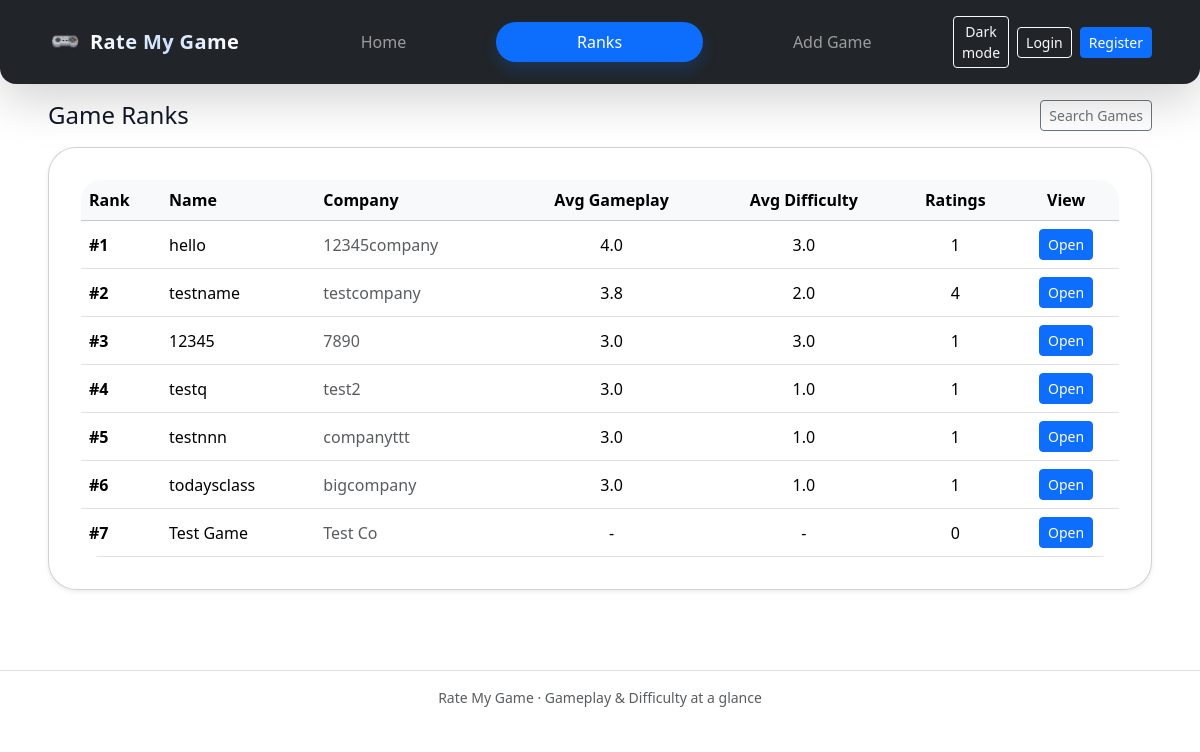
Before: /ranks with the older database file.
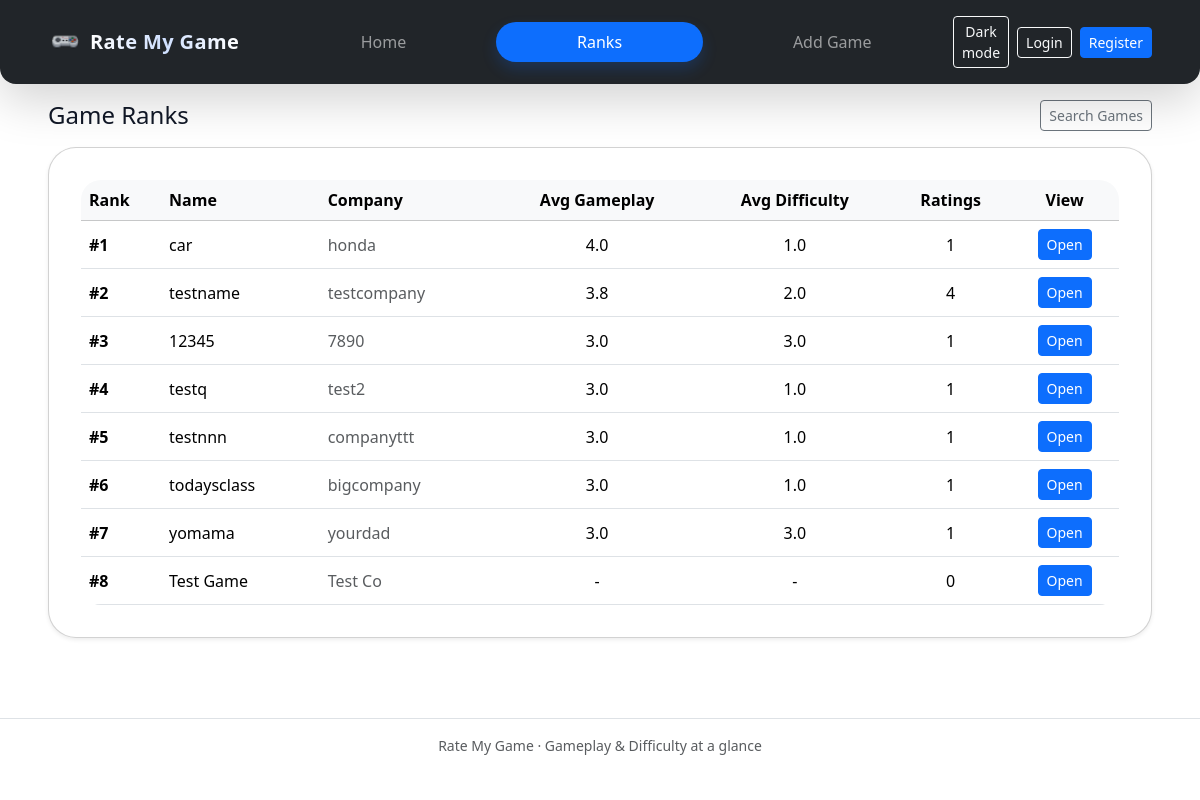
After: the same page with the newer database file.
### rate_my_game/models.py (models this page shows, shortened)
class Game(db.Model):
    __tablename__ = "games"
    id = db.Column(db.Integer, primary_key=True)
    name = db.Column(db.String(120), nullable=False)
    company = db.Column(db.String(120), nullable=False)
    ratings = db.relationship("Rating", backref="game", lazy=True, cascade="all, delete-orphan")
    tags = db.relationship("GameTag", backref="game", lazy=True, cascade="all, delete-orphan")
    def average_gameplay(self):
        if not self.ratings:
            return None
        return sum(r.gameplay for r in self.ratings) / len(self.ratings)
    def average_difficulty(self):
        if not self.ratings:
            return None
        return sum(r.difficulty for r in self.ratings) / len(self.ratings)

class Rating(db.Model):
    __tablename__ = "ratings"
    id = db.Column(db.Integer, primary_key=True)
    game_id = db.Column(db.Integer, db.ForeignKey("games.id"), nullable=False)
    gameplay = db.Column(db.Integer, nullable=False)      # 1–5
    difficulty = db.Column(db.Integer, nullable=False)    # 1–5
    created_at = db.Column(db.DateTime, default=datetime.utcnow)

### rate_my_game/routes.py (the view)
    @app.route("/ranks")
    def ranks():
        games = Game.query.all()
        games.sort(key=lambda g: (g.average_gameplay() or 0), reverse=True)
        return render_template("ranks.html", games=games)

### rate_my_game/templates/ranks.html
{% extends "base.html" %}
{% block content %}
<div class="d-flex align-items-center justify-content-between flex-wrap gap-2 mb-3">
  <h1 class="h4 m-0">Game Ranks</h1>
  <a class="btn btn-outline-secondary btn-sm" href="{{ url_for('index') }}">Search Games</a>
</div>
<div class="card shadow-sm">
  <div class="card-body">
    <div class="table-responsive">
      <table class="table table-hover align-middle mb-0">
        <thead class="table-light">
          <tr>
            <th style="width: 80px">Rank</th>
            <th>Name</th>
            <th>Company</th>
            <th class="text-center">Avg Gameplay</th>
            <th class="text-center">Avg Difficulty</th>
            <th class="text-center">Ratings</th>
            <th class="text-center">View</th>
          </tr>
        </thead>
        <tbody>
          {% for game in games %}
          <tr>
            <td class="fw-semibold">#{{ loop.index }}</td>
            <td>{{ game.name }}</td>
            <td class="text-muted">{{ game.company }}</td>
            <td class="text-center">
              {% if game.average_gameplay() %} {{ "%.1f"|format(game.average_gameplay()) }} {% else %} - {% endif %}
            </td>
            <td class="text-center">
              {% if game.average_difficulty() %} {{ "%.1f"|format(game.average_difficulty()) }} {% else %} - {% endif %}
            </td>
            <td class="text-center">{{ game.ratings|length }}</td>
            <td class="text-center">
              <a class="btn btn-sm btn-primary" href="{{ url_for('game_detail', game_id=game.id) }}">Open</a>
            </td>
          </tr>
          {% else %}
          <tr>
            <td colspan="7" class="text-center text-muted py-4">No games yet. Add one to start ranking.</td>
          </tr>
          {% endfor %}
        </tbody>
      </table>
    </div>
  </div>
</div>
{% endblock %}

### rate_my_game/templates/base.html (shortened to what this page needs)
<!doctype html>
<html lang="en">
  <head>
    <link
      href="https://cdn.jsdelivr.net/npm/bootstrap@5.3.3/dist/css/bootstrap.min.css"
      rel="stylesheet"
    />
    <link
      rel="stylesheet"
      href="{{ url_for('static', filename='css/style.css') }}"
    />
  </head>
  <body>
    <nav class="navbar navbar-expand-lg navbar-dark bg-dark py-3 shadow-lg">
      <div class="container-fluid px-4 px-xl-5">
        <a
          class="navbar-brand d-flex align-items-center gap-2"
          href="{{ url_for('index') }}"
        >
          <img
            src="{{ url_for('static', filename='images/controller.png') }}"
            alt="Logo"
            width="34"
            height="34"
          />
          <span class="brand-title mb-0">Rate My Game</span>
        </a>
        <div class="collapse navbar-collapse" id="mainNavbar">
          <ul
            class="navbar-nav nav-pills nav-fill mb-2 mb-lg-0 ms-lg-4 gap-2 w-100"
          >
            <li class="nav-item">
              <a
                class="nav-link {% if request.endpoint == 'index' %}active{% endif %}"
                href="{{ url_for('index') }}"
                >Home</a
              >
            </li>
            <li class="nav-item">
              <a
                class="nav-link {% if request.endpoint == 'ranks' %}active{% endif %}"
                href="{{ url_for('ranks') }}"
                >Ranks</a
              >
            </li>
            <li class="nav-item">
              <a
                class="nav-link {% if request.endpoint == 'add_game' %}active{% endif %}"
                href="{{ url_for('add_game') }}"
                >Add Game</a
              >
            </li>
          </ul>
          <div class="d-flex align-items-center gap-2 ms-lg-auto">
            <button
              class="btn btn-outline-light btn-sm"
              id="theme-toggle"
              type="button"
            >
            </button>
            {% if session.get("user_id") %}
            <form method="post" action="{{ url_for('logout') }}" class="m-0">
              <button type="submit" class="btn btn-outline-light btn-sm">
                Logout
              </button>
            </form>
            {% else %}
            <a
              class="btn btn-outline-light btn-sm"
              href="{{ url_for('login') }}"
              >Login</a
            >
            <a class="btn btn-primary btn-sm" href="{{ url_for('register') }}"
              >Register</a
            >
            {% endif %}
          </div>
        </div>
      </div>
    </nav>
    <main class="container-fluid px-4 px-xl-5 mb-5">
      {% block content %}{% endblock %}
    </main>
    <footer class="text-center text-muted small py-3 border-top bg-body">
      <span>Rate My Game · Gameplay & Difficulty at a glance</span>
    </footer>
  </body>
</html>

### rate_my_game/static/css/style.css (style rules this page uses)
html { scroll-behavior: smooth; }
body { margin: 0; min-height: 100vh; font-family: system-ui, -apple-system, BlinkMacSystemFont, "Segoe UI", sans-serif; background: #ffffff; color: #111827; }
.brand-title { letter-spacing: 0.4px; background: linear-gradient(90deg, #ffffff, #cfe0ff, #ffffff); -webkit-background-clip: text; background-clip: text; color: transparent; font-weight: 700; }
.navbar { border-radius: 0 0 1rem 1rem; }
.nav-pills .nav-link { border-radius: 999px; padding: 0.5rem 1rem; transition: transform 0.2s ease, box-shadow 0.2s ease, background-color 0.2s ease; }
.nav-pills .nav-link.active { background-color: #0d6efd; color: #fff; box-shadow: 0 0.45rem 0.9rem rgba(13, 110, 253, 0.2); }
main { padding-top: 1rem; padding-bottom: 2rem; }
.card { border-radius: 1.75rem; }
.card-body { padding: 2rem; }
.table-responsive { border-radius: 1.25rem; overflow: hidden; }
.btn, .form-control, .form-select { transition: box-shadow 0.15s ease, transform 0.1s ease; }

Changed rows visible on the page:
removed Game: name "hello", company "12345company", ratings|length "1"
removed Rating: average_gameplay "4.0", average_difficulty "3.0"
added Game: name "car", company "honda", ratings|length "1"
added Rating: average_gameplay "4.0", average_difficulty "1.0"
added Game: name "yomama", company "yourdad", ratings|length "1"
added Rating: average_gameplay "3.0", average_difficulty "3.0"
